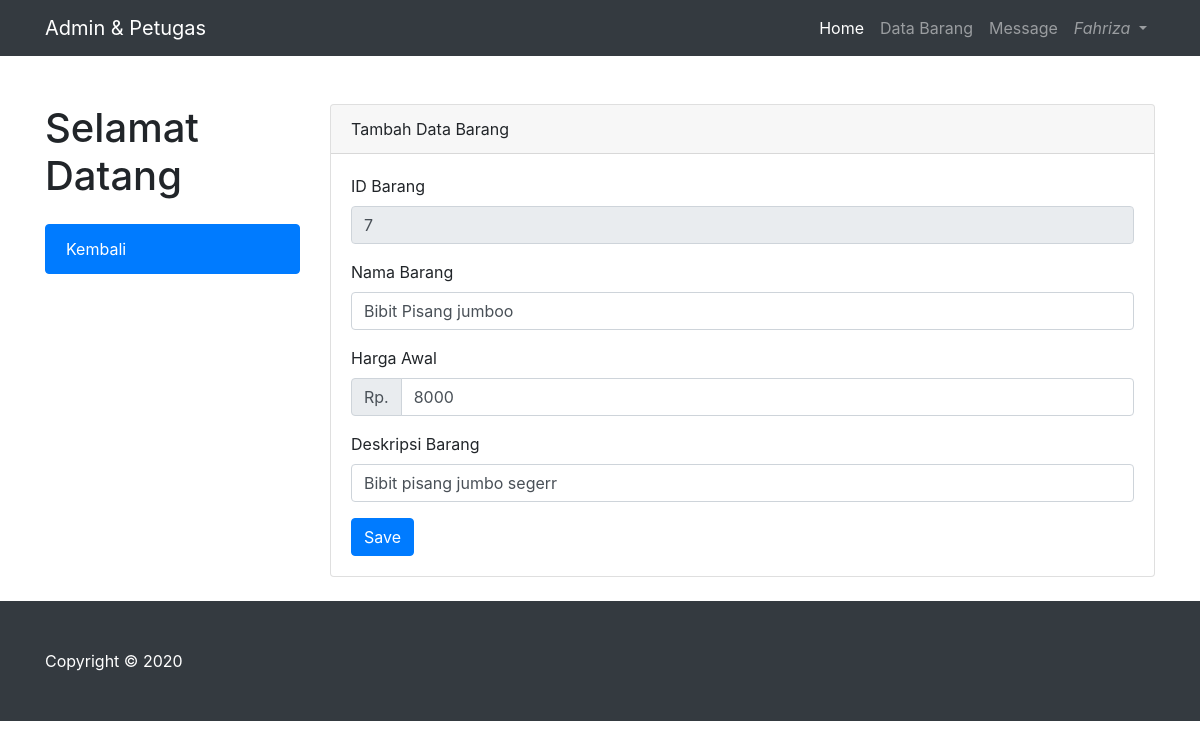
Page /page/admin/index.php?page=admin&perintah=edit&id_barang=7 (signed in) on the committed database.
### tables this page shows
CREATE TABLE `tb_petugas` (
  `id_petugas` int(11) NOT NULL,
  `nama_petugas` varchar(25) NOT NULL,
  `username` varchar(25) NOT NULL,
  `password` varchar(500) NOT NULL,
  `id_level` int(11) NOT NULL
);

CREATE TABLE `tb_barang` (
  `id_barang` int(11) NOT NULL,
  `nama_barang` varchar(25) NOT NULL,
  `tgl` date NOT NULL,
  `harga_awal` int(20) NOT NULL,
  `nama_file` varchar(255) NOT NULL,
  `deskripsi_barang` varchar(100) NOT NULL
);

### page/admin/databarang/edit.php (the view, shortened to what this page needs)
<?php
$koneksi = mysqli_connect('localhost', 'root', '', 'dblelang');
$id_barang   = $_GET['id_barang'];
      ?>
      <?php
$sql = $koneksi->query("select * from tb_barang where id_barang='$id_barang'");
while ($data = $sql->fetch_assoc()) {
?>
<div class="container">
<div class="row">
  <div class="col-lg-3">
    <h1 class="my-4">Selamat Datang</h1>
    <div class="list-group">
      <a href="?page=admin&perintah=databarang" class="list-group-item active">Kembali</a>
    </div>
  </div>
<div class="col-lg-9">
<div class="card mt-4">
<div class="card-header">
  Tambah Data Barang</div>
<div class="card-body">
<form method="post">
  <div class="form-group">
    <label for="">ID Barang</label>
    <input type="text" class="form-control" name="id_barang" value="<?php echo $data['id_barang'];?>" readonly>
  </div>
  <div class="form-group">
    <label for="">Nama Barang</label>
    <input type="text" class="form-control" name="nama_barang" value="<?php echo $data['nama_barang'];?>" placeholder="Nama barang...">
  </div>
  <div class="form-group">
  <label for="">Harga Awal</label>
  <div class="input-group">
    <div class="input-group-prepend">
      <div class="input-group-text">Rp.</div>
    </div>
    <input type="number" name="harga_awal" class="form-control" value="<?php echo $data['harga_awal'];?>">
  </div>
  </div>
  <div class="form-group">
    <label for="">Deskripsi Barang</label>
    <input type="text" name="deskripsi_barang" class="form-control" value="<?php echo $data['deskripsi_barang'];?>">
  </div>
  <?php } ?>
  <input type="submit" name="edit" value="Save" class="btn btn-primary">
</form>
</div>
</div>
</div>
</div>
</div>

### page/admin/index.php (shortened to what this page needs)
<?php
$koneksi = mysqli_connect('localhost', 'root', '', 'dblelang');
$username = $_SESSION['username'];
$query = mysqli_query($koneksi, "SELECT * FROM tb_petugas where username = '$username'");
$row_akun = mysqli_fetch_array($query);
?>
<!DOCTYPE html>
<html lang="en">
<head>
  <link href="vendor/bootstrap/css/bootstrap.min.css" rel="stylesheet">
  <link href="vendor/bootstrap/css/business-frontpage.css" rel="stylesheet">
</head>
<body>
  <nav class="navbar navbar-expand-lg navbar-dark bg-dark fixed-top">
    <div class="container">
      <a class="navbar-brand" href="index.php">Admin & Petugas</a>
      <div class="collapse navbar-collapse" id="navbarResponsive">
        <ul class="navbar-nav ml-auto">
          <li class="nav-item active">
            <a class="nav-link" href="index.php">Home
            </a>
          </li>
          <?php
          if(isset($_SESSION['username'])) { ?>
          <li class="nav-item">
            <a class="nav-link" href="?page=admin&perintah=databarang">Data Barang</a>
          </li>
          <li class="nav-item">
            <a class="nav-link" href="?page=pesan">Message</a>
          </li>
          <li class="nav-item dropdown no-arrow">
            <a class="nav-link dropdown-toggle" href="#" id="userDropdown" level="button" data-toggle="dropdown" aria-haspopup="true" aria-expanded="false">
              <i class="fas fa-user-circle fa-fw"><?php echo $row_akun['nama_petugas'];?></i>
            </a>
          </li>
        <?php } ?>
        </ul>
      </div>
    </div>
  </nav>
<br>
  <?php
      $page = $_GET['page'];
      $perintah = $_GET['perintah'];
      if ($page == "about") {
        if ($perintah == "") {
          include 'about.php';
        }
      }if ($page == "admin") {
        if ($perintah == "databarang") {
          include 'databarang/databarang.php';
        }elseif ($perintah == "delete") {
          include 'databarang/delete.php';
        }elseif ($perintah == "tambah") {
          include 'databarang/tambah.php';
        }elseif ($perintah == "edit") {
          include 'databarang/edit.php';
        }elseif ($perintah == "print") {
          include 'databarang/print.php';
        }
        elseif ($perintah == "persetujuandata") {
          include '../lelang/persetujuanlelang.php';
        }elseif ($perintah == "bukalelang") {
          include '../lelang/bukalelang.php';
        }elseif ($perintah == "tutuplelang") {
          include '../lelang/tutuplelang.php';
        }elseif ($perintah == "printpersetujuan") {
          include '../lelang/print.php';
        }
      }
      elseif ($page == ""){
        include "home.php";
    }elseif ($page == "login"){
      include "loginadmin.php";
    }elseif ($page == "account") {
      include 'account.php';
    }elseif ($page == "pesan") {
      include 'pesan.php';
      if ($perintah == "delpesan") {
      include 'delpesan.php';
    }
    }
  ?>
  <br>
  <footer class="py-5 bg-dark">
    <div class="container">
      <p class="m-0 text-left text-white">Copyright &copy; 2020</p>
    </div>
  </footer>
</body>
</html>

### rows in the picture
tb_petugas: nama_petugas "Fahriza"
tb_barang: id_barang "7", nama_barang "Bibit Pisang jumboo", harga_awal "8000", deskripsi_barang "Bibit pisang jumbo segerr"
